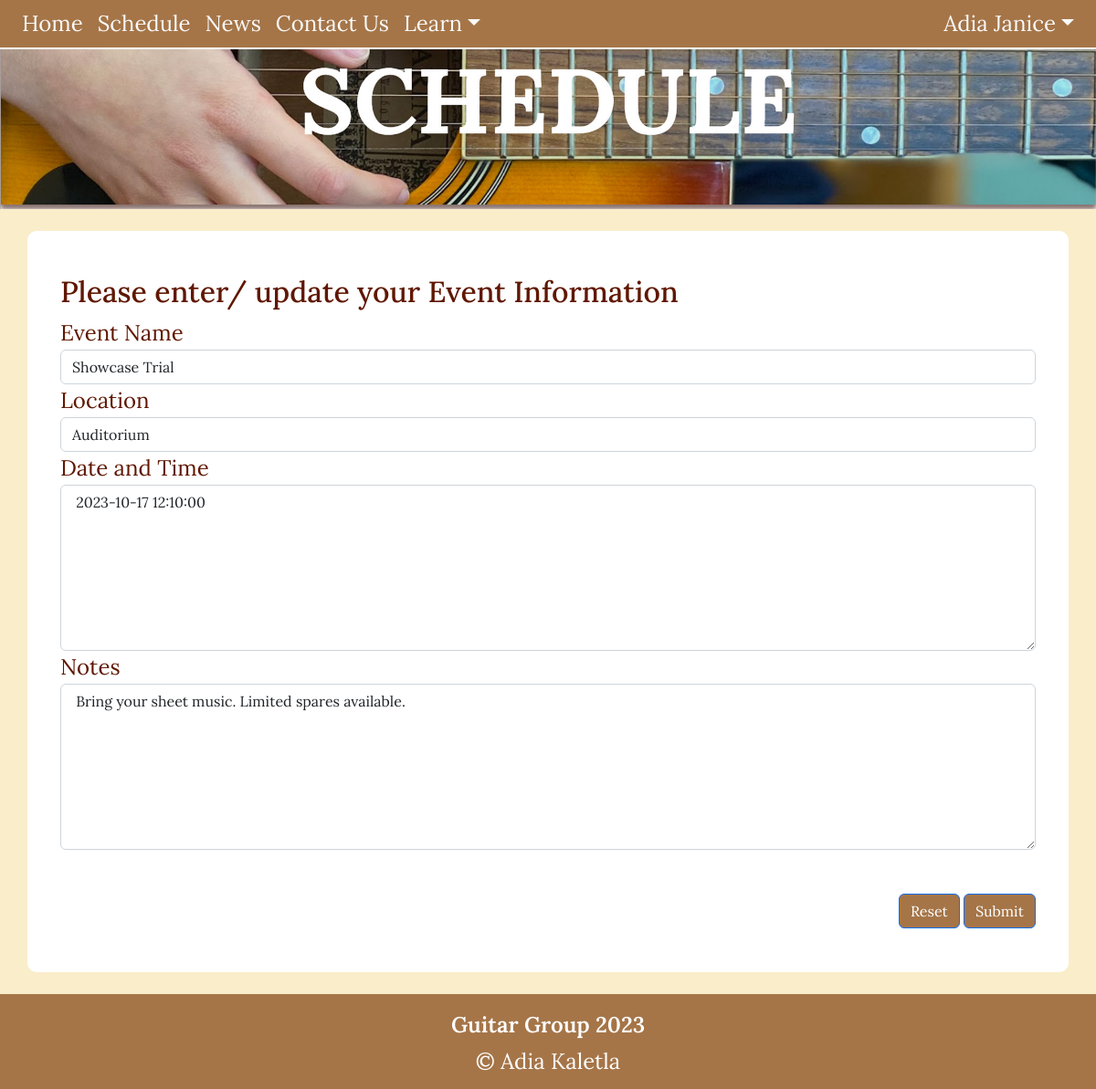
The app's page /schedule_cud?id=3&task=update (signed in) with its own data.
### tables this page shows
CREATE TABLE schedule(
schedule_id integer primary key autoincrement not null,
event_name text not null,
location text not null,
date_time date not null,
notes text,
member_id integer,
foreign key(member_id) references member(member_id)
);

### server.py (the view, shortened to what this page needs)
@app.route('/schedule_cud', methods=['GET', 'POST'])
def schedule_cud():
    data = request.args
    required_keys = ['id', 'task']
    for k in required_keys:
        if k not in data.keys():
            message = "Do not know what to do with create read update on news (key not present)"
            return render_template('error.html', message=message)
    if request.method == "GET":
        if data['task'] == 'delete':
            sql = "delete from schedule where schedule_id = ?"
            values_tuple = (data['id'],)
            run_commit_query(sql, values_tuple, db_path)
            return redirect(url_for('schedule'))
        elif data['task'] == 'update':
            sql = """ select event_name, location, date_time, notes from schedule where schedule_id=?"""
            values_tuple = (data['id'],)
            result = run_search_query_tuples(sql, values_tuple, db_path, True)
            result = result[0]
            return render_template("schedule_cud.html",
                                   **result,
                                   id=data['id'],
                                   task=data['task'])
        else:
            message = "Unrecognised task coming from news page"
            return render_template('error.html', message=message)
    return render_template("schedule_cud.html")

### db_functions.py (called while the page is built)
def run_search_query_tuples(sql_query, values_tuple, file_path, rowfactory=False):
    try:
        db = sqlite3.connect(file_path)
        if rowfactory:
            db.row_factory = sqlite3.Row
        cursor = db.cursor()
        cursor.execute(sql_query, values_tuple)
        result = cursor.fetchall()
        cursor.close()
    except sqlite3.Error as error:
        print("Error running search query tuples: {}".format(error))
        return None
    db.close()
    if result is None:
        print("No search values were found")
    return result

### templates/schedule_cud.html (shortened to what this page needs)
{% extends "layout.html" %}
{% block banner%}
static/images/schedulebanner.jpg
{% endblock %}
{% block content%}
  <br>
<div class="container-lg">
  <div class="schedule p-4 my-4">
    <h2>Please enter/ update your Event Information</h2>
    <form action="{{url_for('schedule_cud', id=id, task=task)}}" method="POST">
      <div>
        <label for="event_name" class="form=label">Event Name</label>
        <input type="text" class="form-control" id="event_name" name="event_name" placeholder="" value="{{event_name}}" required>
      </div>
      <div>
        <label for="location" class="form=label">Location</label>
        <input type="text" class="form-control" id="location" name="location" placeholder="" value="{{location}}" required>
      </div>
      <div>
        <label for="date_time" class="form=label">Date and Time </label>
        <textarea class="form-control" id="date_time" name="date_time" rows="7" required> {{date_time}} </textarea>
      </div>
      <div>
        <label for="notes" class="form=label">Notes</label>
        <textarea class="form-control" id="notes" name="notes" rows="7" required> {{notes}} </textarea>
      </div>
      <div class="text-end">
        <button type="reset" class="btn btn-primary"> Reset </button>
        <button type="submit" class="btn btn-primary"> Submit </button>
      </div>
    </form>
  </div>
</div>
{% endblock %}

### static/styles.css (style rules this page uses)
:root { --dutch-white: rgb(250, 237, 202); --charcol: rgb(54, 70, 82); --chamoisee: rgb(165, 117, 72); --black-bean: rgb(43, 5, 4); --blood-red: rgb(96, 23, 0); }
body { font-family: 'Lora', sans-serif; font-size: 100%; background-color: var(--dutch-white); }
.body-text, label { font-size: 1.5em; text-align: center; color:var(--blood-red); }
.contact-text, label { font-size: 1.5em; text-align: left; font-weight: 400; color:var(--blood-red); }
h2 { font-size: 2em; color:var(--blood-red); text-align: left; font-weight: 500; }
.container-lg { background-color:rgb(255,255,255); overflow: auto; border-radius: 10px; }
.btn-primary { background-color:var(--chamoisee); margin-top: 3em; }

### records on screen
schedule: event_name "Showcase Trial", location "Auditorium", date_time "2023-10-17 12:10:00", notes "Bring your sheet music. Limited spares available."

### other values on screen
{{ session['name'] }} "Adia Janice"
